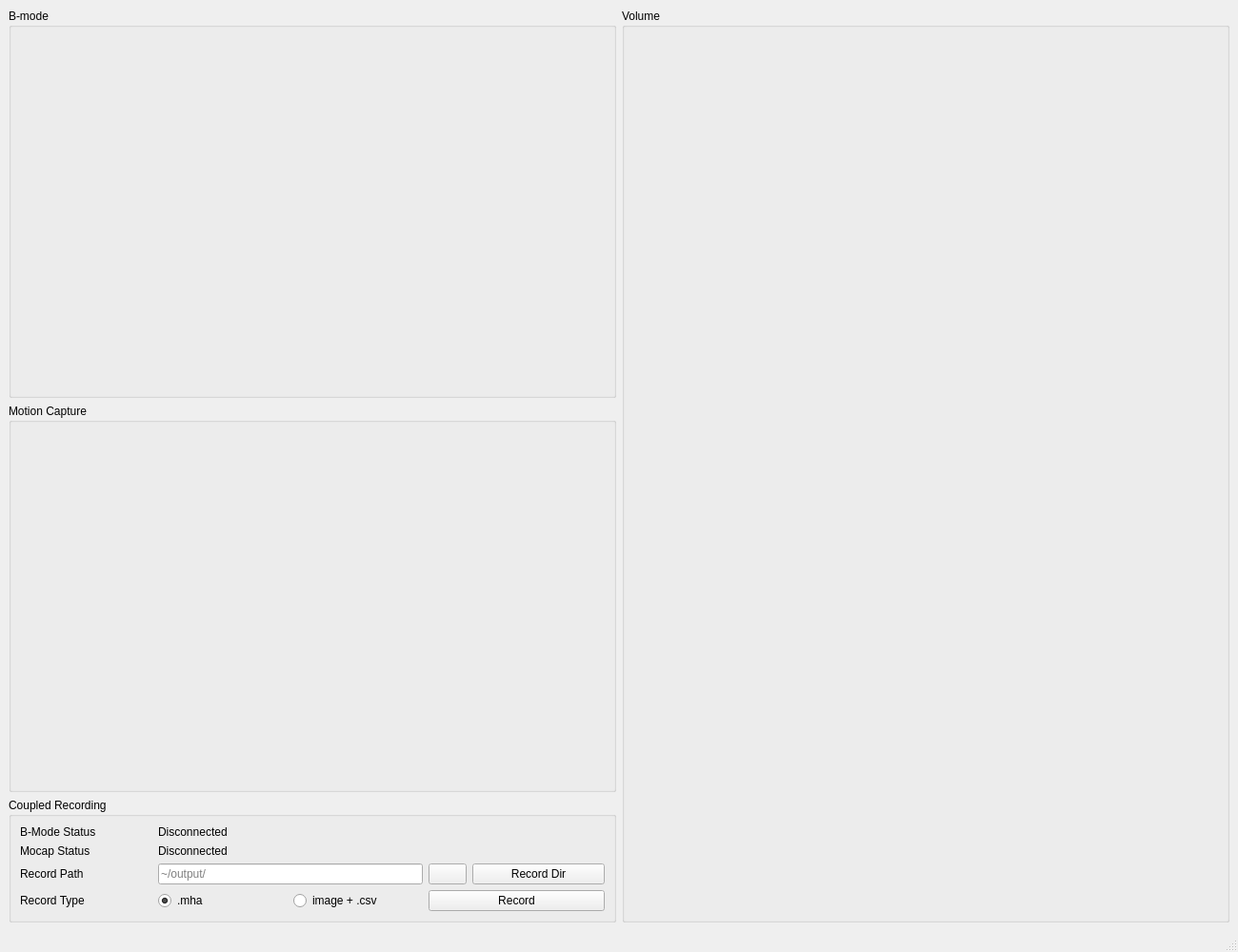
<?xml version="1.0" encoding="UTF-8"?>
<ui version="4.0">
 <class>MainWindow</class>
 <widget class="QMainWindow" name="MainWindow">
  <property name="geometry">
   <rect>
    <x>0</x>
    <y>0</y>
    <width>1300</width>
    <height>1000</height>
   </rect>
  </property>
  <property name="windowTitle">
   <string>MainWindow</string>
  </property>
  <widget class="QWidget" name="centralwidget">
   <layout class="QHBoxLayout" name="horizontalLayout_2">
    <item>
     <layout class="QHBoxLayout" name="horizontalLayout" stretch="1,1">
      <item>
       <layout class="QVBoxLayout" name="verticalLayout" stretch="1,1,0">
        <item>
         <widget class="QGroupBox" name="groupBox_1">
          <property name="title">
           <string>B-mode</string>
          </property>
          <layout class="QVBoxLayout" name="verticalLayout_4">
           <property name="leftMargin">
            <number>5</number>
           </property>
           <property name="topMargin">
            <number>3</number>
           </property>
           <property name="rightMargin">
            <number>5</number>
           </property>
           <property name="bottomMargin">
            <number>5</number>
           </property>
           <item>
            <layout class="QVBoxLayout" name="verticalLayout_bmode"/>
           </item>
          </layout>
         </widget>
        </item>
        <item>
         <widget class="QGroupBox" name="groupBox_2">
          <property name="title">
           <string>Motion Capture</string>
          </property>
          <layout class="QVBoxLayout" name="verticalLayout_6">
           <property name="leftMargin">
            <number>5</number>
           </property>
           <property name="topMargin">
            <number>3</number>
           </property>
           <property name="rightMargin">
            <number>5</number>
           </property>
           <property name="bottomMargin">
            <number>5</number>
           </property>
           <item>
            <layout class="QVBoxLayout" name="verticalLayout_mocap"/>
           </item>
          </layout>
         </widget>
        </item>
        <item>
         <widget class="QGroupBox" name="groupBox_3">
          <property name="title">
           <string>Coupled Recording</string>
          </property>
          <layout class="QVBoxLayout" name="verticalLayout_8">
           <property name="leftMargin">
            <number>9</number>
           </property>
           <property name="topMargin">
            <number>9</number>
           </property>
           <property name="rightMargin">
            <number>9</number>
           </property>
           <property name="bottomMargin">
            <number>9</number>
           </property>
           <item>
            <layout class="QHBoxLayout" name="horizontalLayout_3" stretch="0">
             <item>
              <layout class="QGridLayout" name="gridLayout" columnstretch="1,2,0,1">
               <property name="sizeConstraint">
                <enum>QLayout::SizeConstraint::SetMinimumSize</enum>
               </property>
               <item row="1" column="0">
                <widget class="QLabel" name="label_2">
                 <property name="text">
                  <string>Mocap Status</string>
                 </property>
                </widget>
               </item>
               <item row="0" column="0">
                <widget class="QLabel" name="label_1">
                 <property name="text">
                  <string>B-Mode Status</string>
                 </property>
                </widget>
               </item>
               <item row="2" column="3">
                <widget class="QPushButton" name="pushButton_coupledrecord_recorddirBrowse">
                 <property name="text">
                  <string>Record Dir</string>
                 </property>
                 <property name="icon">
                  <iconset theme="QIcon::ThemeIcon::FolderOpen"/>
                 </property>
                </widget>
               </item>
               <item row="2" column="2">
                <widget class="QPushButton" name="pushButton_coupledrecord_recorddirClear">
                 <property name="text">
                  <string/>
                 </property>
                 <property name="icon">
                  <iconset theme="QIcon::ThemeIcon::EditClear"/>
                 </property>
                </widget>
               </item>
               <item row="2" column="1">
                <widget class="QLineEdit" name="lineEdit_coupledrecord_recorddir">
                 <property name="placeholderText">
                  <string>~/output/</string>
                 </property>
                </widget>
               </item>
               <item row="3" column="1">
                <layout class="QHBoxLayout" name="horizontalLayout_4">
                 <item>
                  <widget class="QRadioButton" name="radioButton_mha">
                   <property name="text">
                    <string>.mha</string>
                   </property>
                   <property name="checked">
                    <bool>true</bool>
                   </property>
                  </widget>
                 </item>
                 <item>
                  <widget class="QRadioButton" name="radioButton_imagecsv">
                   <property name="text">
                    <string>image + .csv</string>
                   </property>
                  </widget>
                 </item>
                </layout>
               </item>
               <item row="3" column="2" colspan="2">
                <widget class="QPushButton" name="pushButton_coupledrecord_recordStream">
                 <property name="text">
                  <string>Record</string>
                 </property>
                </widget>
               </item>
               <item row="2" column="0">
                <widget class="QLabel" name="label">
                 <property name="text">
                  <string>Record Path</string>
                 </property>
                </widget>
               </item>
               <item row="3" column="0">
                <widget class="QLabel" name="label_3">
                 <property name="text">
                  <string>Record Type</string>
                 </property>
                </widget>
               </item>
               <item row="0" column="1" colspan="3">
                <widget class="QLabel" name="label_status_bmode">
                 <property name="text">
                  <string>Disconnected</string>
                 </property>
                </widget>
               </item>
               <item row="1" column="1" colspan="3">
                <widget class="QLabel" name="label_status_mocap">
                 <property name="text">
                  <string>Disconnected</string>
                 </property>
                </widget>
               </item>
              </layout>
             </item>
            </layout>
           </item>
          </layout>
         </widget>
        </item>
       </layout>
      </item>
      <item>
       <layout class="QVBoxLayout" name="verticalLayout_2">
        <item>
         <widget class="QGroupBox" name="groupBox_4">
          <property name="title">
           <string>Volume</string>
          </property>
          <layout class="QVBoxLayout" name="verticalLayout_9">
           <item>
            <layout class="QVBoxLayout" name="verticalLayout_volume"/>
           </item>
          </layout>
         </widget>
        </item>
       </layout>
      </item>
     </layout>
    </item>
   </layout>
  </widget>
  <widget class="QMenuBar" name="menubar">
   <property name="geometry">
    <rect>
     <x>0</x>
     <y>0</y>
     <width>1300</width>
     <height>22</height>
    </rect>
   </property>
  </widget>
  <widget class="QStatusBar" name="statusbar"/>
 </widget>
 <resources/>
 <connections/>
</ui>
